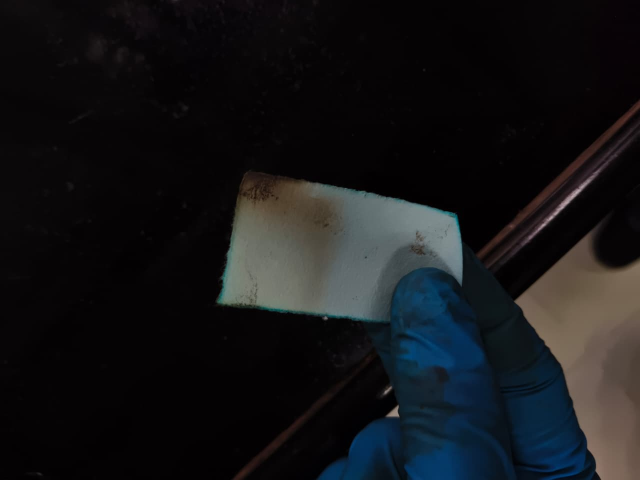
#> input picture ml/data/raw/exposure_2min.png, 1280 x 960 px (shown at 1/2 size)
$ python h2s_safestrip_engine.py ml/data/raw/exposure_2min.png   (older library calls are emulated)
#> lines starting #> are read from the running program, lines starting #| are printed output that depends on the picture; after the words box and inside, x2 and y2 are one past the last pixel; in counts of white or black regions, pixels touching at a corner belong together
"""
H2S Safestrip Computer Vision Engine (SIH26118)
================================================
Production-ready edge AI vision module for real-world smartphone photos of
passive H2S dosimeter wristbands worn by refinery workers.

Key Solutions:
1. Bulletproof 3-Block Detection: Substrate segmentation isolating band from skin/background
   with dual QR-anchor homography fallback.
2. Glare Bug Fix: True specular highlight detection (RGB clipping + texture collapse)
   restricted strictly to Block 2 & Block 3, eliminating false-positive glare on white paper.
3. Optical Constancy & Kinetic Dose: Color Correction Matrix (CCM) affine regression,
   humidity drift compensation via sealed control patch, and non-linear power-law dose estimation.
"""

from dataclasses import dataclass, field
from enum import Enum
from typing import Dict, List, Optional, Tuple, Union, Any
import os
import sys
import json
import numpy as np
import cv2

# Optional EXIF and PIL support
try:
    from PIL import Image, ExifTags
    HAS_PIL = True
except ImportError:
    HAS_PIL = False


# =============================================================================
# DATA STRUCTURES & CONFIGURATION
# =============================================================================

class HazardLevel(str, Enum):
    SAFE = "SAFE"
    WARNING = "WARNING"
    DANGER = "DANGER"


@dataclass
class QualityReport:
    """Multi-factor image quality assessment report."""
    is_valid: bool
    score: float
    warnings: List[str] = field(default_factory=list)
    metrics: Dict[str, Any] = field(default_factory=dict)


@dataclass
class SafestripResult:
    """Comprehensive analysis result for an H2S dosimeter capture."""
    success: bool
    quality: QualityReport
    rois: Dict[str, np.ndarray]
    delta_e: float
    dose_ppm_h: float
    hazard_level: HazardLevel
    annotated_image: np.ndarray
    rectified_badge: Optional[np.ndarray] = None
    qr_data: Optional[str] = None
    qr_payload: Optional[Dict[str, Any]] = None
    swatches: List[Dict[str, Any]] = field(default_factory=list)
    detection_method: str = "unknown"
    rotation_applied: int = 0


@dataclass
class SafestripConfig:
    """Canonical geometric and physical calibration parameters."""
    canonical_width: int = 1000
    canonical_height: int = 400

    # Fixed CAD relative ratios in 1000x400 canvas: [ymin, xmin, ymax, xmax]
    roi_qr_ratio: Tuple[float, float, float, float] = (0.15, 0.05, 0.85, 0.28)
    roi_ref_ratio: Tuple[float, float, float, float] = (0.15, 0.32, 0.85, 0.58)
    roi_strip_ratio: Tuple[float, float, float, float] = (0.15, 0.64, 0.85, 0.95)

    # Sub-regions inside Block 3 (Sensing zone)
    roi_active_sensor_ratio: Tuple[float, float, float, float] = (0.20, 0.66, 0.80, 0.86)
    roi_control_patch_ratio: Tuple[float, float, float, float] = (0.25, 0.89, 0.75, 0.95)

    # Reference Swatches (Block 2)
    swatch_names: List[str] = field(default_factory=lambda: [
        "White", "50% Gray", "Black", "Red", "Green", "Blue", "Yellow"
    ])
    nominal_swatch_srgb: Dict[str, Tuple[int, int, int]] = field(default_factory=lambda: {
        "White": (245, 245, 245),
        "50% Gray": (128, 128, 128),
        "Black": (28, 28, 28),
        "Red": (215, 45, 45),
        "Green": (45, 175, 60),
        "Blue": (40, 80, 215),
        "Yellow": (235, 215, 40),
    })
    swatch_erosion_ratio: float = 0.15

    # Kinetic Dose Calibration Parameters: Dose (ppm*h) = alpha * (Delta E)^beta
    alpha: float = 0.42
    beta: float = 1.35

    # Unexposed baseline state in OpenCV 8-bit Lab space
    baseline_lab: Tuple[float, float, float] = (78.0, 115.0, 138.0)
    baseline_control_lab: Tuple[float, float, float] = (195.0, 127.0, 130.0)

    # Hazard Thresholds (ppm * h)
    warning_threshold: float = 25.0
    danger_threshold: float = 75.0

    # Quality Check Thresholds
    glare_sensor_area_max_ratio: float = 0.06  # Max 6% blown-out highlights allowed
    min_working_width: int = 1600


# =============================================================================
# MAIN PIPELINE CLASS
# =============================================================================

class H2SSafestripPipeline:
    """
    Intelligent Computer Vision & Colorimetric Dosage Engine for H2S Safestrip.
    """

    def __init__(self, config: Optional[SafestripConfig] = None):
        self.config = config or SafestripConfig()
        self.qr_detector = cv2.QRCodeDetector()

    def process(self, image_path_or_array: Union[str, np.ndarray]) -> SafestripResult:
        """
        Executes the end-to-end processing pipeline on a photo path or numpy array.
        """
        # Step 1: Ingest & Preprocess (EXIF, resolution normalization, bilateral filter)
        raw_bgr = self._load_and_preprocess(image_path_or_array)
#> in _load_and_preprocess, pil_img is the input picture: PIL image 1280x960 RGB; mean R, G, B 20.9, 21.6, 23.6
        if raw_bgr is None or raw_bgr.size == 0:
            return self._create_failure_result("Failed to load or decode input image.")

        # Step 2: Image Quality Gating (Global sharpness, blur, and initial lighting check)
        initial_iqa = self._evaluate_global_quality(raw_bgr)
#> in _evaluate_global_quality, `gray = cv2.cvtColor(image_bgr, cv2.COLOR_BGR2GRAY)`:
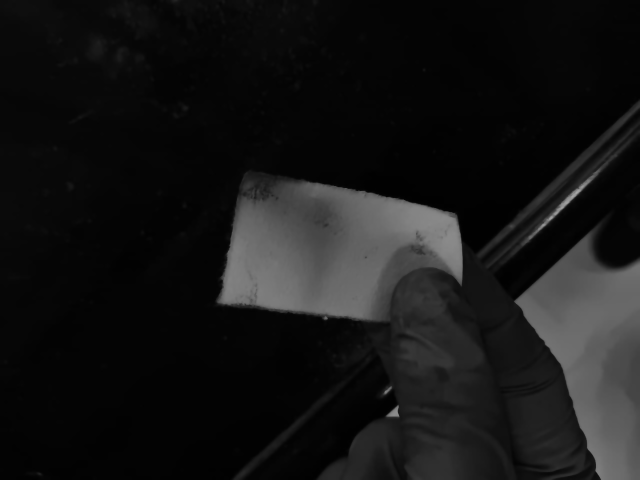
#> gray: shape (960, 1280) (shown at 1/2 size); min 0, max 168, mean 21.8
#> in _evaluate_global_quality, `lap_var = float(cv2.Laplacian(gray, cv2.CV_64F).var())`: lap_var = 4.53
#> in _evaluate_global_quality, `is_blurry = lap_var < blur_thresh`: is_blurry = True
#> in _evaluate_global_quality, `score = max(0.0, min(100.0, (lap_var / max(1.0, blur_thresh)) * 80.0))`: score = 4.51

        # Step 3: Module A - Bulletproof 3-Block Detection & Homography Warp
        warped_badge, method, rotation_deg, corners = self._detect_and_rectify(raw_bgr)

        if warped_badge is None:
            return self._create_failure_result(
                "Detection Failure: Unable to segment wristband or resolve QR fiducial anchor.",
                quality=initial_iqa,
                annotated_img=raw_bgr
            )

        # Step 4: Module B - Intelligent Glare & Badge-Specific IQA Gating
        quality_report = self._evaluate_badge_quality(warped_badge, initial_iqa)

        # Step 5: Extract Functional Block ROIs via Geometric CAD Projection
        cw, ch = self.config.canonical_width, self.config.canonical_height
        qr_box = self._ratio_to_pixels(self.config.roi_qr_ratio, cw, ch)
        ref_box = self._ratio_to_pixels(self.config.roi_ref_ratio, cw, ch)
        strip_roi_box = self._ratio_to_pixels(self.config.roi_strip_ratio, cw, ch)
        active_box = self._ratio_to_pixels(self.config.roi_active_sensor_ratio, cw, ch)
        ctrl_box = self._ratio_to_pixels(self.config.roi_control_patch_ratio, cw, ch)

        crop_qr = self._safe_crop(warped_badge, qr_box)
        crop_ref = self._safe_crop(warped_badge, ref_box)
        crop_strip_zone = self._safe_crop(warped_badge, strip_roi_box)
        crop_active = self._safe_crop(warped_badge, active_box)
        crop_ctrl = self._safe_crop(warped_badge, ctrl_box)

        rois = {
            "qr": crop_qr,
            "reference_bar": crop_ref,
            "sensing_zone": crop_strip_zone,
            "active_sensor": crop_active,
            "control_patch": crop_ctrl,
        }

        # Step 6: Decode QR Metadata
        qr_data, qr_payload = self._decode_qr(warped_badge, crop_qr)

        # Step 7: Module C - Reference Palette Segmentation & Color Constancy (CCM)
        swatches = self._segment_and_measure_swatches(warped_badge, ref_box)
        ccm = self._calculate_color_correction_matrix(swatches)

        # Step 8: Apply Color Constancy & Calculate Kinetic H2S Dose
        delta_e, dose_ppm_h, hazard_level = self._compute_dose(crop_active, crop_ctrl, ccm)

        # Step 9: Render Diagnostic Annotated Dashboard
        annotated = self._render_dashboard(
            warped_badge=warped_badge,
            qr_box=qr_box,
            ref_box=ref_box,
            active_box=active_box,
            ctrl_box=ctrl_box,
            swatches=swatches,
            quality=quality_report,
            delta_e=delta_e,
            dose_ppm_h=dose_ppm_h,
            hazard_level=hazard_level,
            qr_data=qr_data,
            method=method,
            rotation_deg=rotation_deg
        )

        return SafestripResult(
            success=True,
            quality=quality_report,
            rois=rois,
            delta_e=delta_e,
            dose_ppm_h=dose_ppm_h,
            hazard_level=hazard_level,
            annotated_image=annotated,
            rectified_badge=warped_badge,
            qr_data=qr_data,
            qr_payload=qr_payload,
            swatches=swatches,
            detection_method=method,
            rotation_applied=rotation_deg
        )

    # =========================================================================
    # MODULE A: BULLETPROOF 3-BLOCK AUTO-DETECTION & HOMOGRAPHY
    # =========================================================================

    def _detect_and_rectify(
        self,
        image_bgr: np.ndarray
    ) -> Tuple[Optional[np.ndarray], str, int, Optional[np.ndarray]]:
        """
        Multi-stage fallback detection:
        Stage 1: Substrate segmentation (isolates band from skin tones / cluttered backgrounds)
        Stage 2: QR anchor fiducial projection (reconstructs homography from QR orientation)
        Stage 3: High-contrast bounding quadrilateral
        """
        cw, ch = self.config.canonical_width, self.config.canonical_height

        # Strategy 1: Substrate segmentation
        corners, method = self._segment_substrate(image_bgr)

        # Strategy 2: If substrate segmentation fails, attempt QR fiducial anchor projection
        if corners is None:
            corners, method = self._detect_qr_anchor(image_bgr)

        # Strategy 3: Grayscale multi-scale edge fallback
        if corners is None:
            corners, method = self._detect_edge_quad(image_bgr)

        if corners is None:
            return None, "detection_failed", 0, None

        # Warp into canonical 1000x400
        warped = self._warp_quad(image_bgr, corners, cw, ch)

        # Resolve orientation ambiguity (verify QR is at top-left)
        warped, rotation_deg = self._disambiguate_orientation(warped)

        return warped, method, rotation_deg, corners

    def _segment_substrate(self, image_bgr: np.ndarray) -> Tuple[Optional[np.ndarray], str]:
        """
        Isolates wristband substrate from skin tones and background surfaces.
        Supports:
          1. Light/white cellulose paper substrate on darker/skin background (L* > 120 or V > 130 and S < 75).
          2. Dark silicone/graphite band on lighter desk background (Otsu inverse contrast).
        Followed by heavy morphological closing (15x15) to bridge text and borders.
        """
        h, w = image_bgr.shape[:2]
        total_pixels = w * h

        lab = cv2.cvtColor(image_bgr, cv2.COLOR_BGR2Lab)
#> lab: shape (960, 1280, 3); mean of channels 0, 1, 2 21.6, 128.9, 126.6
        hsv = cv2.cvtColor(image_bgr, cv2.COLOR_BGR2HSV)
#> hsv: shape (960, 1280, 3); mean H, S, V 134.4, 105.7, 27.1
        gray = cv2.cvtColor(image_bgr, cv2.COLOR_BGR2GRAY)
        blurred = cv2.GaussianBlur(gray, (5, 5), 0)

        # Candidate masks for universal detection
        candidate_masks = []

        # Mask 1: Light-colored wristband substrate (L* > 120 or V > 130 and S < 75)
        mask_light = ((lab[:, :, 0] > 120) | ((hsv[:, :, 2] > 130) & (hsv[:, :, 1] < 75))).astype(np.uint8) * 255
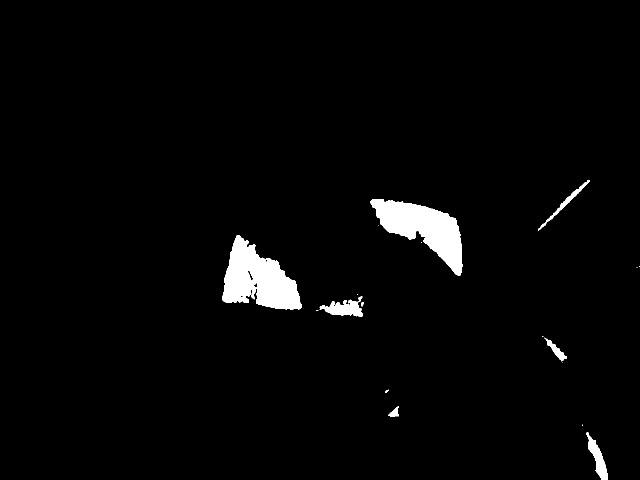
#> mask_light: shape (960, 1280) (shown at 1/2 size); 2.6% white; 19 white regions (10 under 20 px), largest, box (x1, y1, x2, y2) and area: (445, 470, 603, 619) 13561, (741, 398, 925, 552) 12791, (639, 592, 725, 634) 1767
        candidate_masks.append((mask_light, "substrate_light"))

        # Mask 2: Contrast/dark band on lighter surface (Otsu inverted)
        _, mask_dark = cv2.threshold(blurred, 0, 255, cv2.THRESH_BINARY_INV + cv2.THRESH_OTSU)
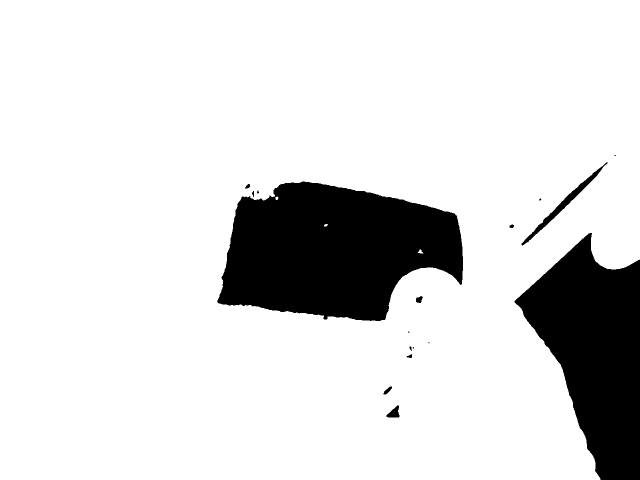
#> mask_dark: shape (960, 1280) (shown at 1/2 size); 85.9% white; 17 black regions (6 under 20 px), largest, box (x1, y1, x2, y2) and area: (434, 363, 926, 642) 98846, (1029, 466, 1280, 960) 71690, (1043, 324, 1215, 491) 2281
        candidate_masks.append((mask_dark, "substrate_dark"))

        kernel = cv2.getStructuringElement(cv2.MORPH_RECT, (15, 15))
        best_corners = None
        best_score = 0.0
        best_method = "substrate_segmentation"

        for mask, m_label in candidate_masks:
            closed = cv2.morphologyEx(mask, cv2.MORPH_CLOSE, kernel)
            closed = cv2.morphologyEx(closed, cv2.MORPH_OPEN, cv2.getStructuringElement(cv2.MORPH_RECT, (5, 5)))

            contours, _ = cv2.findContours(closed, cv2.RETR_EXTERNAL, cv2.CHAIN_APPROX_SIMPLE)
            contours = sorted(contours, key=cv2.contourArea, reverse=True)[:6]

            for c in contours:
                area = cv2.contourArea(c)
                if area < 0.04 * total_pixels:
                    continue

                peri = cv2.arcLength(c, True)
                approx = cv2.approxPolyDP(c, 0.025 * peri, True)

                if len(approx) == 4 and cv2.isContourConvex(approx):
                    pts = approx.reshape(4, 2).astype(np.float32)
                    rect = cv2.minAreaRect(approx)
                    rw, rh = rect[1]
                    if rw <= 0 or rh <= 0:
                        continue
                    aspect = max(rw, rh) / min(rw, rh)

                    # Wristband canonical aspect ratio is 2.5 (accept 1.8 to 4.2)
                    if 1.8 <= aspect <= 4.2:
                        score = area / total_pixels
                        if score > best_score:
                            best_score = score
                            best_corners = pts
                            best_method = "substrate_segmentation" if m_label == "substrate_light" else "substrate_contrast"
#> this loop made 2 passes
#> m_label on passes 1 to 2: 'substrate_light', 'substrate_dark'
#> after the loop, best_method = 'substrate_segmentation'; best_score = 0
#> (the rest of the program and of its run is left out)
